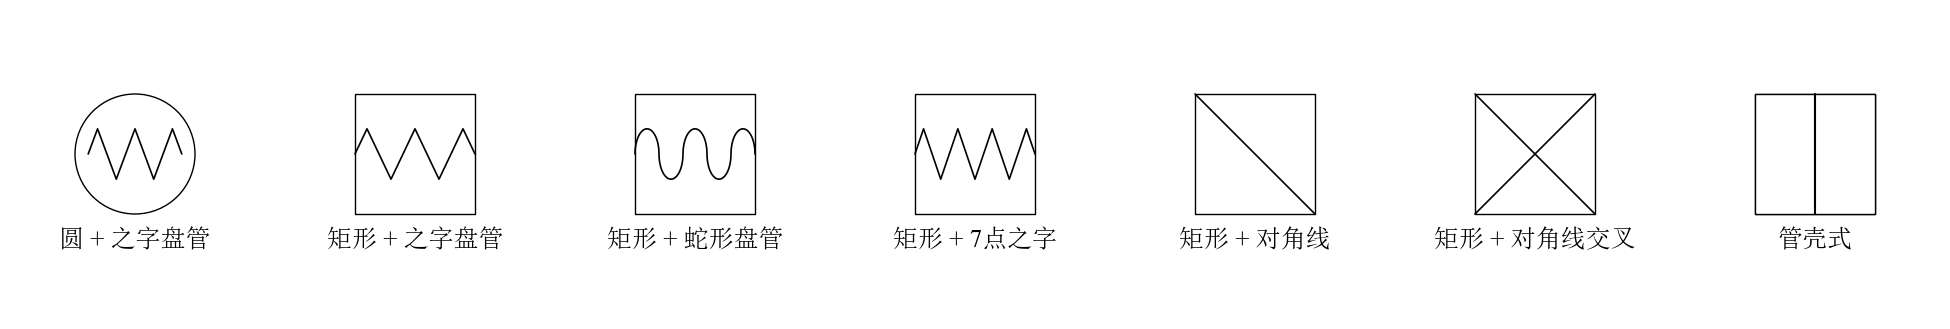

Recreate this plot in Python.
# -*- coding: utf-8 -*-
"""示例:换热器 7 种标准 PFD 形态对照(对照 references/pfd_symbol_palette.py)。

由 references/pfd_symbols.heat_exchanger 移植为 make_heat_exchanger。
"""
import os
import sys

sys.path.insert(0, os.path.dirname(os.path.dirname(os.path.abspath(__file__))))

from cycleplot import Diagram, parts, use_font

use_font()

COLS = (130 + 280 * i for i in range(7))

ITEMS = [
    ("circle", "圆 + 之字盘管"),
    ("rect", "矩形 + 之字盘管"),
    ("rect_zigzag", "矩形 + 蛇形盘管"),
    ("rect_zigzag7", "矩形 + 7点之字"),
    ("rect_diag", "矩形 + 对角线"),
    ("rect_x", "矩形 + 对角线交叉"),
    ("rect_shell", "管壳式"),
]

d = Diagram(width=1940, height=320)

for cx, (shape, tag) in zip(COLS, ITEMS):
    d.add(parts.make_heat_exchanger(120, 120, shape=shape, name=tag),
          tag, loc=(cx, 150))

out = os.path.join(os.path.dirname(os.path.abspath(__file__)),
                   "heat_exchanger_shapes.png")
d.save(out)
print("已生成:", out)
